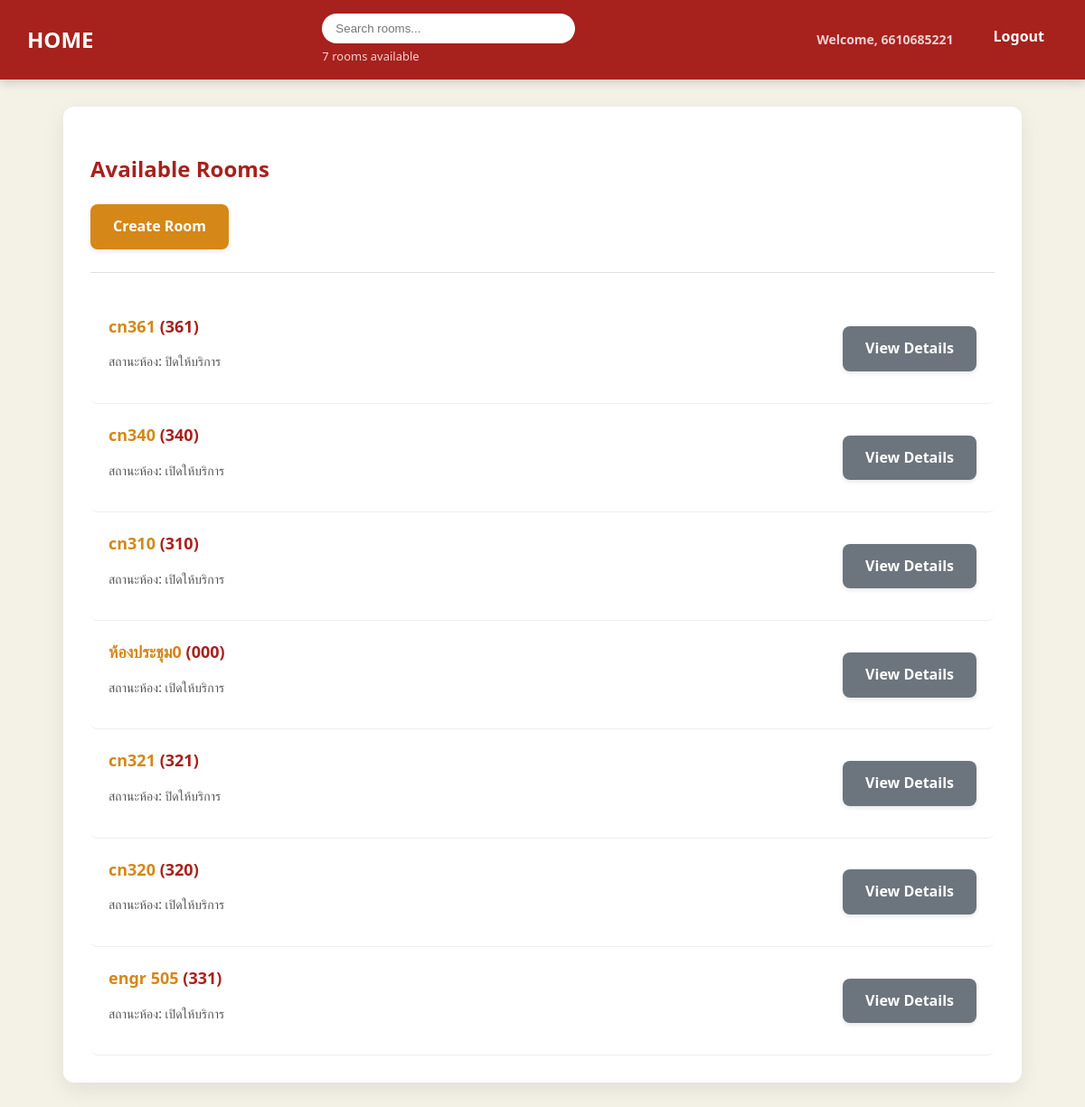
The app's page / (signed in) with its own data.
### booking/models.py (models this page shows, shortened)
class Room(models.Model):
    room_id = models.CharField(max_length=10, primary_key=True, verbose_name='ID')
    room_name = models.CharField(max_length=200, verbose_name='Name')
    room_capacity = models.PositiveIntegerField(verbose_name='Capacity')
    room_hours = models.PositiveIntegerField(
        'Total Hours',
        validators=[MinValueValidator(0), MaxValueValidator(24)]
    )
    status = models.BooleanField(verbose_name='Status')
    description = models.TextField(null=True, blank=True, verbose_name='Description')
    updated = models.DateTimeField(auto_now=True)
    created = models.DateTimeField(auto_now_add=True)
    class Meta:
        ordering = ['-updated', '-created']

### booking/views.py (the view)
# urls.py: path('',views.home, name='home' ),
def home(request):
    q = request.GET.get('q') if request.GET.get('q') != None else ''
    rooms = Room.objects.filter(
        Q(room_name__icontains=q) |
        Q(room_id__icontains=q)
    )
    room_count = rooms.count()
    context = {'rooms': rooms, 'room_count': room_count}
    return render(request, 'booking/home.html', context)

### booking/templates/booking/home.html
{% extends 'main.html' %}
{% block content %}
<div class="home-container">
    <div class="home-header">
        <h2>Available Rooms</h2>
        {% if request.user.is_superuser %}
            <a href="{% url 'create-room' %}" class="btn btn-primary">Create Room</a>
        {% endif %}
    </div>
    <hr>
    <div class="room-list">
        {% for room in rooms %}
            <div class="room-item">
                <div>
                    <h5><a href="{% url 'room' room.room_id %}" class="room-name">{{room.room_name}}</a> ({{room.room_id}})</h5>
                    <p class="room-status">สถานะห้อง: {{ room.status|yesno:"เปิดให้บริการ,ปิดให้บริการ" }}</p>
                </div>
                <a href="{% url 'room' room.room_id %}" class="btn btn-secondary">View Details</a>
            </div>
        {% endfor %}
    </div>
</div>
{% endblock %}

### templates/navbar.html (shortened to what this page needs)
<nav class="navbar">
    <div class="logo">
        <a href="/">HOME</a>
    </div>
    <div class="search-container">
        <form method="GET" action="{% url 'home' %}">
            <input type="text" name="q" placeholder="Search rooms..."/>
        </form>
        <span class="rooms-available-text">{{room_count}} rooms available</span>
    </div>
    <div class="nav-links">
        {% if request.user.is_authenticated %}
            <div class="user-welcome">
                Welcome, {{ request.user.get_full_name|default:request.user.username }}
            </div>
            <a href="{% url 'logout' %}">Logout</a>
        {% else %}
            <a href="{% url 'login' %}">Login</a>
        {% endif %}
    </div>
</nav>

### static/styles/main.css (style rules this page uses)
body { background-color: #f4f1e7; font-family: 'Kanit', 'Segoe UI', Tahoma, Geneva, Verdana, sans-serif; margin: 0; color: #333333; font-size: 16px; line-height: 1.6; }
h1, h2, h3, h4, h5 { color: #a7211d; }
a { color: #d58718; text-decoration: none; transition: color 0.3s ease; }
hr { border: 0; border-top: 1px solid #e0e0e0; margin: 25px 0; }
.navbar { background-color: #a7211d; padding: 15px 30px; color: white; display: flex; justify-content: space-between; align-items: center; box-shadow: 0 4px 10px rgba(0,0,0,0.15); position: sticky; top: 0; z-index: 1000; }
.navbar .logo a { color: white; font-size: 24px; font-weight: bold; text-decoration: none; transition: color 0.3s ease; }
.navbar .nav-links a { color: white; margin: 0 15px; font-weight: bold; padding-bottom: 5px; border-bottom: 2px solid transparent; transition: border-color 0.3s ease; }
.navbar form input[type="text"] { padding: 9px 15px; border: none; border-radius: 20px; min-width: 250px; transition: all 0.3s ease; }
.btn { display: inline-block; padding: 12px 25px; border: none; border-radius: 8px; color: white; font-weight: bold; font-size: 16px; cursor: pointer; text-align: center; transition: all 0.2s ease-in-out; box-shadow: 0 2px 5px rgba(0,0,0,0.1); }
.btn-primary { background-color: #d58718; }
.btn-secondary { background-color: #6c757d; }
.room-list .room-item { padding: 20px; border-radius: 8px; border-bottom: 1px solid #eee; display: flex; justify-content: space-between; align-items: center; transition: all 0.3s ease; }
.room-list .room-item h5 { margin: 0; font-size: 18px; }
.room-list .room-item .room-name { font-weight: bold; }
.room-list .room-item .room-status { font-size: 14px; color: #555; }
.search-container { display: flex; flex-direction: column; }
.rooms-available-text { color: rgba(255, 255, 255, 0.8); font-size: 13px; margin-top: 4px; }
.user-welcome { color: rgba(255, 255, 255, 0.8); padding: 6px 14px; font-size: 14px; font-weight: bold; margin-right: 15px; }
.nav-links { display: flex; align-items: center; }

### records on screen
Room: room_name "cn361", room_id "361", status "ปิดให้บริการ"
Room: room_name "cn340", room_id "340", status "เปิดให้บริการ"
Room: room_name "cn310", room_id "310", status "เปิดให้บริการ"
Room: room_name "ห้องประชุม0", room_id "000", status "เปิดให้บริการ"
Room: room_name "cn321", room_id "321", status "ปิดให้บริการ"
Room: room_name "cn320", room_id "320", status "เปิดให้บริการ"
Room: room_name "engr 505", room_id "331", status "เปิดให้บริการ"

### other values on screen
{{ room_count }} "7"
{{ request.user.get_full_name|default:request.user.username }} "6610685221"
